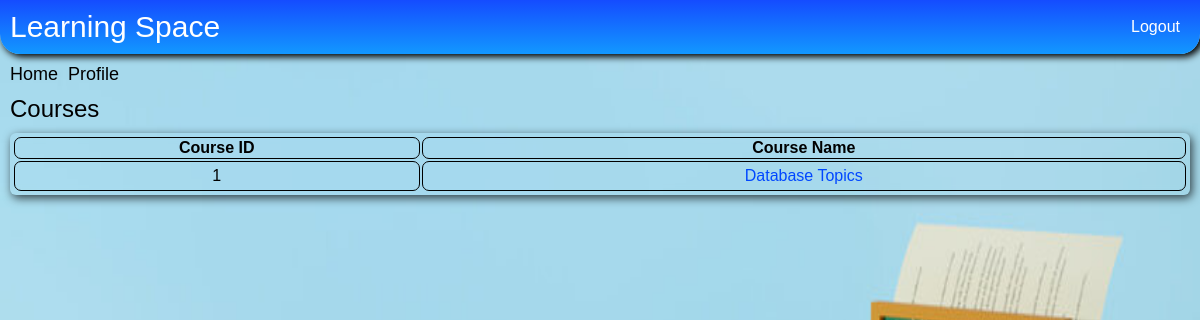
/course/list (signed in), run on an earlier commit of the app's database.
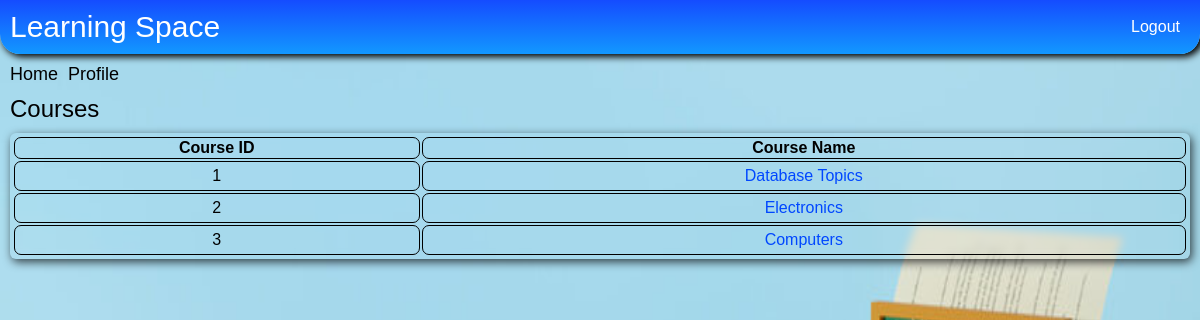
And on a later commit of the database.
### e_learn/models.py (models this page shows)
class Course(models.Model):
    name = models.CharField(max_length=60)
    description = models.TextField(default=None, null=True, blank=True)
    institution = models.ForeignKey(Institution, on_delete=models.CASCADE)

### e_learn/views.py (the view)
# urls.py: path('course/list', views.course_list, name='course_list'),
@login_required(login_url='institution_login')
def course_list(request):
    try:
        current_institution = Institution.objects.get(user=request.user)
    except Exception as e:
        return render(request, 'institution_home.html', {'msg': 'Institution details not found!'})
    try:
        course_lst = Course.objects.filter(institution=current_institution)
        if len(course_lst) == 0:
            return render(request, 'institution_home.html',
                          {'msg': 'Course not created yet, try creating a new course!'})
        return render(request, 'course_list.html', {'course_list': course_lst, 'course_exist': True})
    except Exception as e:
        return render(request, 'institution_home.html', {'msg': 'Course not created yet, try creating a new course!'})

### e_learn/templates/course_list.html (shortened to what this page needs)
{% extends "base_loggedIn.html" %}
{% block body %}
    {% load static %}
    <link rel="stylesheet" type="text/css" href="{% static 'css/table_pages.css' %}"/>
    <div class="course-list-page">
        <div class="course-list-header">
            <a href="{% url 'institution_home' %}">Home</a>
            <a href="{% url 'institution_home' %}?request_profile=True">Profile</a>
        </div>
        <span class="title">Courses</span>
        {% if course_exist %}
            <table class="table-class">
                <thead>
                <tr>
                    <th scope="col" style="border: 1px solid black;">Course ID</th>
                    <th scope="col" style="border: 1px solid black;">Course Name</th>
                </tr>
                </thead>
                <tbody>
                {% for course in course_list %}
                    <tr>
                        <td style="border: 1px solid black; padding: 5px" align="center">{{ course.id }}</td>
                        <td style="border: 1px solid black; padding: 5px" align="center"><a
                                href="{% url 'complete_course_details' %}?course_id={{ course.id }}"> {{ course.name }} </a>
                        </td>
                    </tr>
                {% endfor %}
                </tbody>
            </table>
        {% endif %}
    </div>
{% endblock %}

### e_learn/templates/base_loggedIn.html (shortened to what this page needs)
<!DOCTYPE html>
<html lang="en">
<head>
    {% load static %}
    <link rel="stylesheet" type="text/css" href="{% static 'css/base_loggedIn.css' %}"/>
</head>
<body>
<div class="header">
    <div class="title">Learning Space</div>
    <div class="buttons">
        <a href="{% url 'logout' %}" class="home-btn">Logout</a>
    </div>
</div>
<div class="landing-section">
    {% block body %}
    {% endblock %}
</div>
</body>
</html>

### e_learn/static/css/base_loggedIn.css (style rules this page uses)
.header { display: flex; padding: 10px; justify-content: space-between; align-items: center; border-radius: 0px 0px 20px 20px; background: #154CFF; background: -moz-linear-gradient(top, #154CFF 0%, #1298ff 100%); background: -webkit-linear-gradient(top, #154CFF 0%, #1298ff 100%); background: linear-gradient(to bottom, #154CFF 0%, #1298ff 100%); -webkit-box-shadow: 3px 2px 7px 1px #000000; box-shadow: 3px 2px 7px 1px #000000; }
.header .title { font-size: 30px; color: #ffffff; }
.header .buttons>a { padding: 0px 10px; color: #ffffff; text-decoration: none; }
.landing-section { margin: 10px; }
body { margin: 0px; background-image: url('../assets/book.jpeg'); background-size: 100% 100%; background-repeat: no-repeat; background-position: center center; height: 100vh; width: 100vw; font-family: Arial, sans-serif; color: black; }

### e_learn/static/css/table_pages.css (style rules this page uses)
.course-list-page { display: flex; flex-direction: column; }
.course-list-page .course-list-header { display: flex; font-size: 18px; }
.course-list-page .course-list-header > a { text-decoration: none; color: #000000; padding-right: 10px; }
.course-list-page .title { font-size: 24px; padding: 10px 0; }
.course-list-page .table-class { border-radius: 6px; padding: 2px; backdrop-filter: blur(4px); -webkit-backdrop-filter: blur(4px); box-shadow: 2px 3px 10px 0px rgba(0, 0, 0, 0.71); -webkit-box-shadow: 2px 3px 10px 0px rgba(0, 0, 0, 0.71); -moz-box-shadow: 2px 3px 10px 0px rgba(0, 0, 0, 0.71); }
.course-list-page .table-class a { margin: 10px; border: none; align-self: center; text-decoration: none; color: #0047ff; cursor: pointer; outline: none; }
.course-list-page .table-class tr, .course-list-page .table-class th, .course-list-page .table-class td { border-radius: 7px; }

What changed in the data, as far as the page shows it:
added Course: id "2", name "Electronics"
added Course: id "3", name "Computers"
